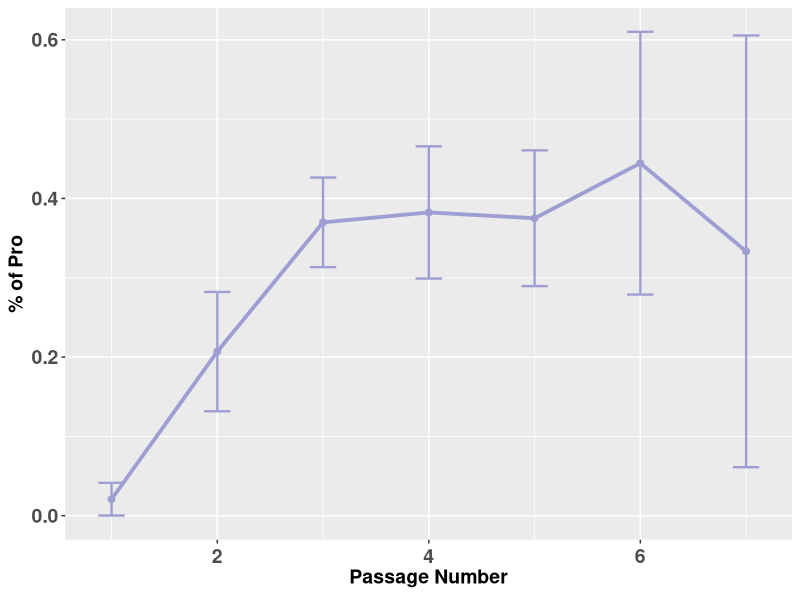

Reproduce this figure in R.
#R code
library(ggplot2)
library(scales)
library(RColorBrewer)
library(readr)
library(tidyr)
library(reshape)
library(stringr)
library(dplyr)
library(ggrepel)
library(gridExtra)
library(grid)
require(cowplot)
pdf(NULL)

ProVsPSG     <- read_tsv('result/HumanH3N2_PSG.tsv')
textsize <- 14
dodge <- position_dodge(width=0.9)
p_Pro <- ggplot(ProVsPSG,aes(x=`Passage Number`,y=`Proportion of Pro`,color='#e2a3a3')) +
           geom_point(size=2,color='#9e9ed3') +
           geom_errorbar(aes(ymax=`Proportion of Pro`+SE, ymin=`Proportion of Pro`-SE), width=0.25, color='#9e9ed3',size=0.8) +
           geom_line(color='#9e9ed3',size=1.3) +
           theme(axis.title=element_text(size=textsize,face="bold"),
                 axis.text=element_text(size=textsize,face="bold"),
                 axis.text.x=element_text(size=textsize,face="bold",vjust=0.5),
                 legend.title=element_blank(),
                 legend.text=element_text(size=textsize,face="bold"),
                 legend.position='none') +
           xlab(bquote(bold('Passage Number'))) +
           ylab(bquote(bold('% of Pro')))
ggsave(filename='graph/HumanH3N2_ProVsPSG.png',p_Pro,height=3.5,width=5)
